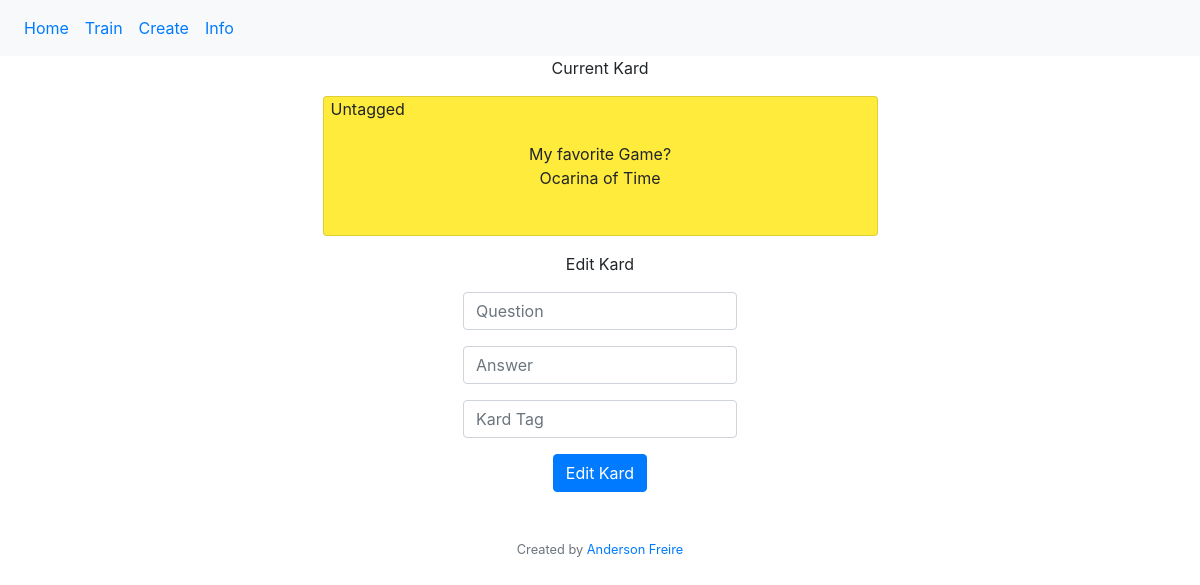
The app's page /edit/4 with its own data.
### app.py (models this page shows)
class Card(db.Model):
    __tablename__ = 'card'
    id = db.Column(db.Integer, primary_key=True)
    question = db.Column(db.String, unique=True, nullable=False)
    answer = db.Column(db.String, nullable=False)
    tag = db.Column(db.String)

### app.py (the view)
@app.route("/edit/<int:card_id>", methods=["GET", "POST"])
def edit_card(card_id: int):
    card = db.session.execute(db.select(Card).filter_by(id=card_id)).scalar_one()
    if request.method == "POST":
        try:
            if request.form.get("question"):
                card.question = request.form.get("question")
            if request.form.get("answer"):
                card.answer = request.form.get("answer")
            if request.form.get("tag"):
                card.tag = request.form.get("tag").title()
            db.session.commit()
        except exc.IntegrityError:
            flash("There's a card with this question alrady!", 'error')
            return redirect("/")
        flash("Card Successfully edited!", 'info')
        return redirect("/")
    else:
        return render_template("edit.html", card=card)

### templates/edit.html (shortened to what this page needs)
{% extends "layout.html" %}
{% block main %}
    <p style="text-align: center;">Current Kard</p>
    <div class="container d-flex justify-content-center align-items-center mb-3">
        <div class="card w-50 mx-1 align-items-center justify-content-center" style="background-color: #FFEB3B; min-height: 140px;">
            <div style="position: absolute; top: 0; left: 7px;">
                {{ card.tag }}
            </div>
            <div>
                {{ card.question }}
            </div>
            <div>
                {{ card.answer }}
            </div>
        </div>
    </div>
    <p style="text-align: center;">Edit Kard</p>
    <div>
      <form action="/edit/{{ card.id }}" method="post">
        <div class="mb-3">
          <input id="question" name="question" class="form-control mx-auto w-auto" type="text" placeholder="Question">
        </div>
        <div class="mb-3">
          <input id="answer" name="answer" class="form-control mx-auto w-auto" type="text" placeholder="Answer">
        </div>
        <div class="mb-3">
          <input id="tag" name="tag" class="form-control mx-auto w-auto" type="text" placeholder="Kard Tag">
        </div>
        <div style="text-align: center">
          <button class="btn btn-primary" type="submit">Edit Kard</button>
        </div>
      </form>
    </div>
{% endblock %}

### records on screen
Card: tag "Untagged", question "My favorite Game?", answer "Ocarina of Time"
